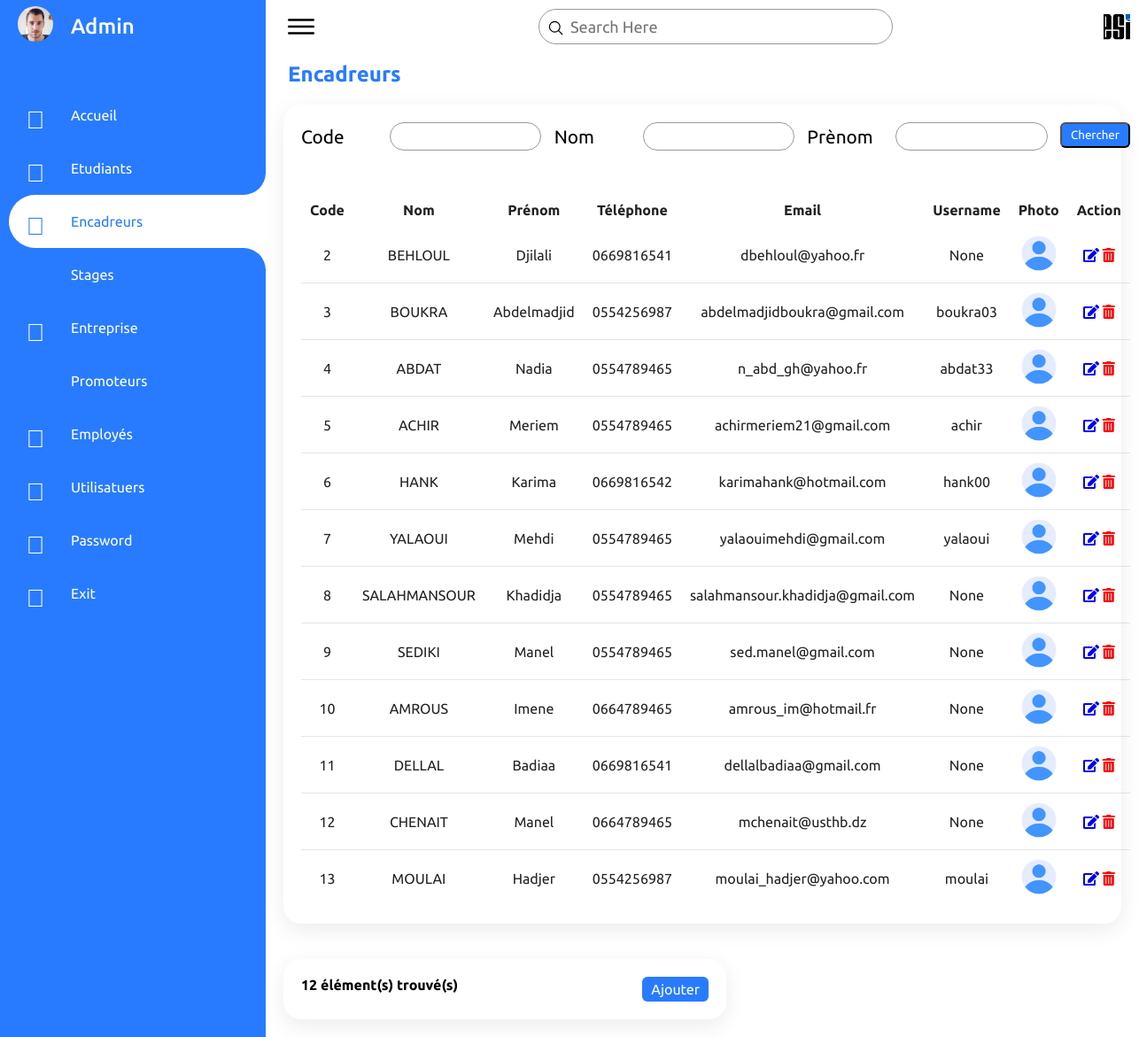
/teachers/ (signed in), run on the app's committed database.
### GestionStages/models.py (models this page shows, shortened)
class Employee(models.Model):
    user         = models.OneToOneField(User,null=True, on_delete=models.CASCADE,unique=TRUE)
    name         = models.CharField(max_length=190)
    surname      = models.CharField(max_length=190)
    email        = models.EmailField(max_length=190)
    phone        = models.CharField(max_length=10)
    photo        = models.ImageField(upload_to = 'images/' ,default='images/user.png',null=True)
    date_created = models.DateTimeField(auto_now_add=True, null=True)

class Teacher(models.Model):
    user         = models.OneToOneField(User,null=True, on_delete=models.CASCADE,unique=TRUE)
    name         = models.CharField(max_length=190)
    surname      = models.CharField(max_length=190)
    email        = models.EmailField(max_length=190)
    phone        = models.CharField(max_length=10)
    photo        = models.ImageField(upload_to = 'images/' ,default='images/user.png',null=True)
    date_created = models.DateTimeField(auto_now_add=True, null=True)

### GestionStages/decorators.py (the view)
        def wrapper_func(request , *args,**kwargs):
            group = None
            if request.user.groups.exists():
               group =  request.user.groups.all()[0].name
            if group == 'admin':
               return view_func(request , *args,**kwargs)
            else:
                if group == 'student':
                    return redirect('studenthome')
                else:
                    if group == 'teacher':
                        return redirect('teacherhome')

### GestionStages/views.py (called while the page is built)
@login_required(login_url='login')
@foradmin(allowedGroups=['admin'])
def teachers(request):
    hovered1 = ''
    hovered2 = ''
    hovered3 = 'hovered'
    hovered4 = ''
    hovered5 = ''
    hovered6 = ''
    hovered7 = ''
    hovered8 = ''
    teachers = Teacher.objects.all()
    MyFilter = TeacherFilter(request.GET,queryset=teachers)
    teachers = MyFilter.qs
    count_teachers = teachers.count()
    context = {
        'hovered1'   : hovered1,
        'hovered2'   : hovered2,
        'hovered3'   : hovered3,
        'hovered4'   : hovered4,
        'hovered5'   : hovered5,
        'hovered6'   : hovered6,
        'hovered7'   : hovered7,
        'hovered8'   : hovered8,
        'teachers'   : teachers,
        'MyFilter'   : MyFilter,
        'count_teachers' : count_teachers, }
    return render(request , 'teachers.html',context)

### GestionStages/templates/teachers.html
{% extends 'main.html' %}
{% load static %}
{% block content%}
<div class="main">
    {% include 'topbar.html' %}
    <h2 style="color: #287bff; margin-left:25px; margin-top:10px">Encadreurs</h2>
    <div class="studentspage">
        <div class="students">
            <form method="GET">
                <div class="filterdiv">
                    <div class="form-group">
                        <label for="exampleInputId">Code</label>
                        {{MyFilter.form.id}}
                    </div>
                    <div class="form-group">
                        <label for="exampleInputSurname">Nom</label>
                        {{MyFilter.form.surname}}
                    </div>
                    <div class="form-group">
                        <label for="exampleInputName">Prènom</label>
                        {{MyFilter.form.name}}
                    </div>
                    <div class="form-group1">
                        <button type="submit" class="btn btn-primary">Chercher</button>
                    </div>
                </div>
            </form>
            <table>
                <thead>
                    <tr>
                        <td>Code</td>
                        <td>Nom</td>
                        <td>Prénom</td>
                        <td>Téléphone</td>
                        <td>Email</td>
                        <td>Username</td>
                        <td>Photo</td>
                        <td>Action</td>
                    </tr>
                </thead>
                <tbody>
                    {% for item in teachers %}
                    <tr>
                        <td>{{item.id}}</td>
                        <td>{{item.surname}}</td>
                        <td>{{item.name}}</td>
                        <td>{{item.phone}}</td>
                        <td>{{item.email}}</td>
                        <td>{{item.user}}</td>
                        <td><img style="width: 40px;height: 40px;object-fit: cover;"src="/media/{{item.photo}}"></img></td>
                        <td>
                            <a href="{% url 'updateteacher' item.id %}"><i class="fas fa-edit" style="color:gris;"></i></a>
                            <a class="text-danger" href="{% url 'deleteteacher' item.id %}" style="color:red;"><i class="fas fa-trash-alt"></i></a>
                        </td>
                    </tr>
                    {% endfor %}
                </tbody>
            </table>
        </div>
    </div>
    <div class="studentsfooter">
        <div class="records">
                <div class="cardHeader">
                    <h4>{{count_teachers}} élément(s) trouvé(s)</h4>
                    <a href="{% url 'createteacher' %}" class="btn">Ajouter</a>
                </div>
        </div>
    </div>
</div>
{% endblock %}

### GestionStages/templates/menu.html (shortened to what this page needs)
{% load static %}
<div class="navigation">
    <ul>
        <li>
            <a href="{% url 'changephoto' request.user.employee.id 1 %}">
                <span class="icon"><img  src="/media/{{request.user.employee.photo}}"></img></span>
                <span class="title" style="font-size: 1.5em;font-weight: 500;">{{request.user.employee.name}}</span>
            </a>
        </li>
        <li class="{{hovered1}}">
            <a href="{% url 'home' %}">
                <span class="icon"><span style="font-size: 1.75em;"><i class="fal fa-home"></i></span></span>
                <span class="title">Accueil</span>
            </a>
        </li>
        <li class="{{hovered2}}">
            <a href="{% url 'students' %}">
                <span class="icon"><span style="font-size: 1.75em;"><i class="fal fa-user-graduate"></i></span></span>
                <span class="title">Etudiants</span>
            </a>
        </li>
        <li class="{{hovered3}}">
            <a href="{% url 'teachers' %}">
                <span class="icon"><span style="font-size: 1.75em;"><i class="fal fa-chalkboard-teacher"></i></span></span>
                <span class="title">Encadreurs</span>
            </a>
        </li>
        <li class="">
            <a href="{% url 'stages1cpi' %}">
                <span class="icon"><span style="font-size: 1.75em;"></span></span>
                <span class="title">Stages</span>
            </a>
        </li>
        <li class="{{hovered5}}">
            <a href="{% url 'companies' %}">
                <span class="icon"><span style="font-size: 1.75em;"><i class="fal fa-building"></i></span></span>
                <span class="title">Entreprise</span>
            </a>
        </li>
        <li class="{{hovered6}}">
            <a href="{% url 'promoters' %}">
                <span class="icon"><span style="font-size: 1.75em;"></span></span>
                <span class="title">Promoteurs</span>
            </a>
        </li>
        <li class="{{hovered8}}">
            <a href="{% url 'employees' %}">
                <span class="icon"><span style="font-size: 1.75em;"><i class="fal fa-people-carry"></i></span></span>
                <span class="title">Employés</span>
            </a>
        </li>
        <li class="{{hovered7}}">
            <a href="{% url 'users' %}">
                <span class="icon"><span style="font-size: 1.75em;"><i class="fal fa-users"></i></span></span>
                <span class="title">Utilisatuers</span>
            </a>
        </li>
        <li class="#">
            <a href="{% url 'passwordemp' request.user.id %}">
                <span class="icon"><span style="font-size: 1.75em;"><i class="fal fa-key"></i></span></span>
                <span class="title">Password</span>
            </a>
        </li>
        <li>
            <a href="{% url 'logout' %}">
                <span class="icon"><span style="font-size: 1.75em;"><i class="fal fa-sign-out-alt"></i></span></span>
                <span class="title">Exit</span>
            </a>
        </li>
    </ul>
</div>

### data on the page
Teacher: id "2", surname "BEHLOUL", name "Djilali", phone "0669816541", email "dbehloul@yahoo.fr", user "None", photo (placeholder picture)
Teacher: id "3", surname "BOUKRA", name "Abdelmadjid", phone "0554256987", email "abdelmadjidboukra@gmail.com", user "boukra03", photo (placeholder picture)
Teacher: id "4", surname "ABDAT", name "Nadia", phone "0554789465", email "n_abd_gh@yahoo.fr", user "abdat33", photo (picture)
Teacher: id "5", surname "ACHIR", name "Meriem", phone "0554789465", email "achirmeriem21@gmail.com", user "achir", photo (placeholder picture)
Teacher: id "6", surname "HANK", name "Karima", phone "0669816542", email "karimahank@hotmail.com", user "hank00", photo (placeholder picture)
Teacher: id "7", surname "YALAOUI", name "Mehdi", phone "0554789465", email "yalaouimehdi@gmail.com", user "yalaoui", photo (placeholder picture)
Teacher: id "8", surname "SALAHMANSOUR", name "Khadidja", phone "0554789465", email "salahmansour.khadidja@gmail.com", user "None", photo (placeholder picture)
Teacher: id "9", surname "SEDIKI", name "Manel", phone "0554789465", email "sed.manel@gmail.com", user "None", photo (placeholder picture)
Teacher: id "10", surname "AMROUS", name "Imene", phone "0664789465", email "amrous_im@hotmail.fr", user "None", photo (placeholder picture)
Teacher: id "11", surname "DELLAL", name "Badiaa", phone "0669816541", email "dellalbadiaa@gmail.com", user "None", photo (placeholder picture)
Teacher: id "12", surname "CHENAIT", name "Manel", phone "0664789465", email "mchenait@usthb.dz", user "None", photo (placeholder picture)
Teacher: id "13", surname "MOULAI", name "Hadjer", phone "0554256987", email "moulai_hadjer@yahoo.com", user "moulai", photo (placeholder picture)

### other printed values
{{ request.user.employee.name }} "Admin"
{{ count_teachers }} "12"
